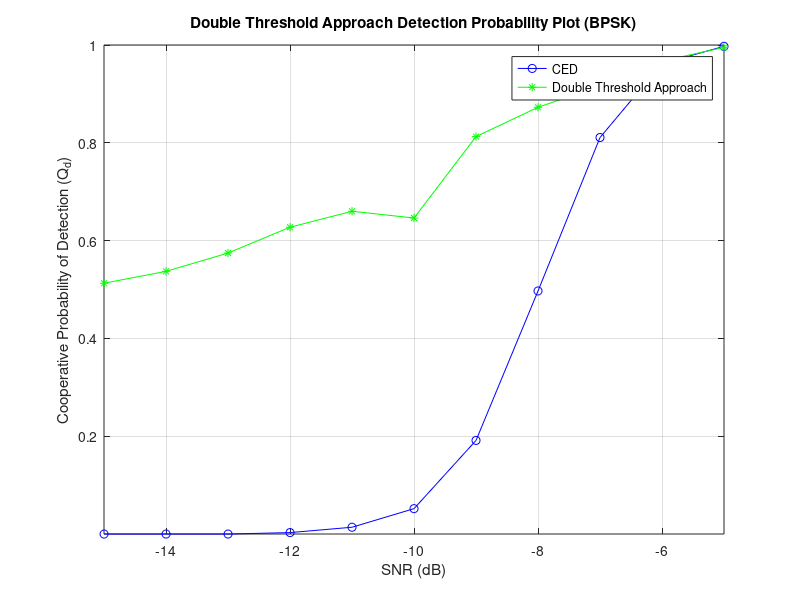
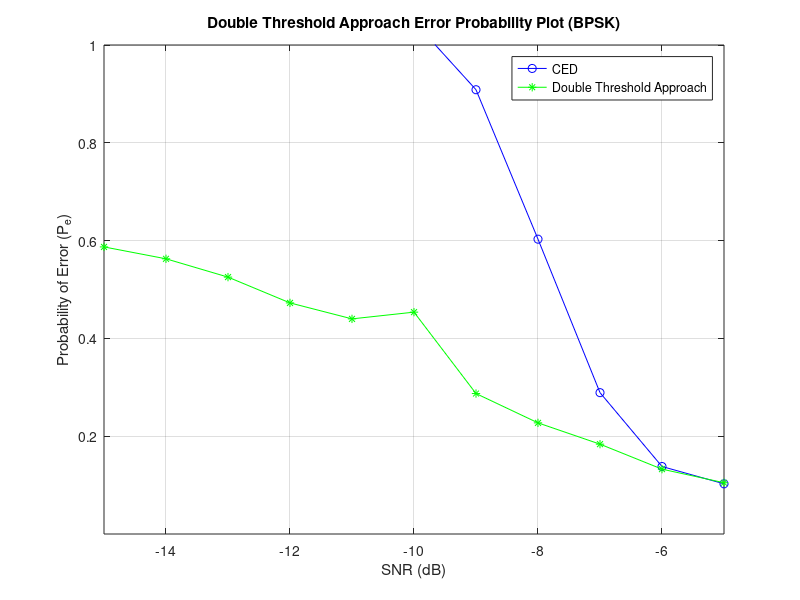

MATLAB code to generate these figures, in order:
%Double Threshold approach using Conventional Energy Detection (CED) model
%Part1: Single Eveent Energy Detection
%Part2: Double Threshold
clc
clear all
close all

format long

N = 200;  
%snr_dB =-8; %dB
%snr = 10.^(snr_dB./10);
Pf = 0.01:0.01:1;
uc = 0.1;
%% BPSK Signal

L=1500;
data = round(rand(1,L));                               % Data sequence
uni2bip=2*data-1;                                      % Convert unipolar to bipolar
T=1;                                                   % Bit duration
Eb=T/2;                                                % This will result in unit amplitude waveforms
fc=3/T;                                                % Carrier frequency
t=linspace(0,5,1500);                                  % discrete time sequence between 0 and 5*T (15000 samples)
K=length(t);                                           % Number of samples
Nsb=K/length(data);                                    % Number of samples per bit
dd=repmat(data',1,Nsb);                                % replicate each bit Nsb times
bb=repmat(uni2bip',1,Nsb); dw=dd';                     % Transpose the rows and columns
dw=dw(:)'; 

%------ Convert dw to a column vector (colum by column) and convert to a row vector
bw=bb';
bw=bw(:)';                                             % Data sequence samples
w=sqrt(2*Eb/T)*cos(2*pi*fc*t);                         % carrier waveform
bpsk_w=bw.*w;                                          % modulated waveform


 %% Probabilty of double threshold
u=1000; 
Pfa = 0.1;
snr_dB =-15:1:-5; %dB
snr = 10.^(snr_dB./10);
for m=1:5
 for i =1:length(snr)
              Dcv=0;
              Dps0=0;
              Dps1 = 1;
              K = 0;
              W=5-K;
              FC_E=0;
          for j = 1:1000

%      lambda(i)=gammaincinv(1-Pf(i),u)*2; %theshold
%      Pdth(i)=marcumq(sqrt(2*snr),sqrt(lambda(i)),u);

        %-----AWGN noise with mean 0 and variance -----%
         Noise = randn(1,N); 
         vn=var(Noise);
         %-----Real valued Gaussian Primary User Signal------% 

         Signal = sqrt(snr(i)).*bpsk_w(1:200);
         vs=var(Signal);

         Recv_Sig = Signal + Noise; % Received signal at SU 1

         Energy = abs(Recv_Sig).^2; % Energy of received signal over N samples

         %------- Threshold-----------

         Threshold_0(i) = N*vn + qfuncinv(Pfa)*sqrt(2*N*vn^2);
         Threshold_1(i) = (1-uc)*Threshold_0(i);
         Threshold_2(i) = (1+uc)*Threshold_0(i);


         %-----Computation of Test statistic for energy detection-----%
         X(m) =sum(Energy);

         %% ------------------Conventional---------------------
           if X(m) >= Threshold_0(i)
               Dcv = Dcv +1;
           end

        %% Proposed scheme

            if X(m) <= Threshold_1(i)
               FC(m) = 0;
               Dps0 = Dps0 +1 ;
               K=K+1;
               Lf(K)=FC(m);
           elseif  X(m) >= Threshold_2(i) 
              FC(m) = 1;
              Dps1 = Dps1 + 1;
              K=K+1;
              Lf(K)=FC(m);
           else
               FC(m) = X(m);
               FC_E=FC_E+FC(m);
               if W~=0
    X_avg = FC_E/W;
    if (X_avg < Threshold_0(i))
        Lf(K+1) = 0;
    else
        Lf(K+1) = 1;
    end
               end
            end
        end      
     Pdcv(m,i) = Dcv/j;
     Pdps(m,i) = Dps1/j;
     Pfps(m,i) = Dps0/j;
     Pdps(K+1,i) = qfunc((Threshold_0(i) -N*(vn+vs))./(sqrt(2*N*(vn+vs)^2)));
  end

end


for i=1:length(snr)
     PdcvOR(i)=1-prod(1-Pdcv(:,i));
     PdpsOR(i)=1-prod(1-Pdps(:,i));
 end

plot(snr_dB,PdcvOR,'b-o',snr_dB,PdpsOR,'g-*');
grid on
axis([-15.001,-5,0.0001,1]);
xlabel('SNR (dB)');
ylabel('Cooperative Probability of Detection (Q_d)');
legend('CED','Double Threshold Approach');
title('Double Threshold Approach Detection Probability Plot (BPSK)')
figure
for i=1:length(snr_dB)
    Pecv(i)=Pfa+1-PdcvOR(i);
    Peps(i)=Pfa+1-PdpsOR(i);
end
plot(snr_dB,Pecv,'b-o',snr_dB,Peps,'g-*');
grid on
xlabel('SNR (dB)');
axis([-15,-5,0.0001,1])
ylabel('Probability of Error (P_e)');
legend('CED','Double Threshold Approach');
title('Double Threshold Approach Error Probability Plot (BPSK)')